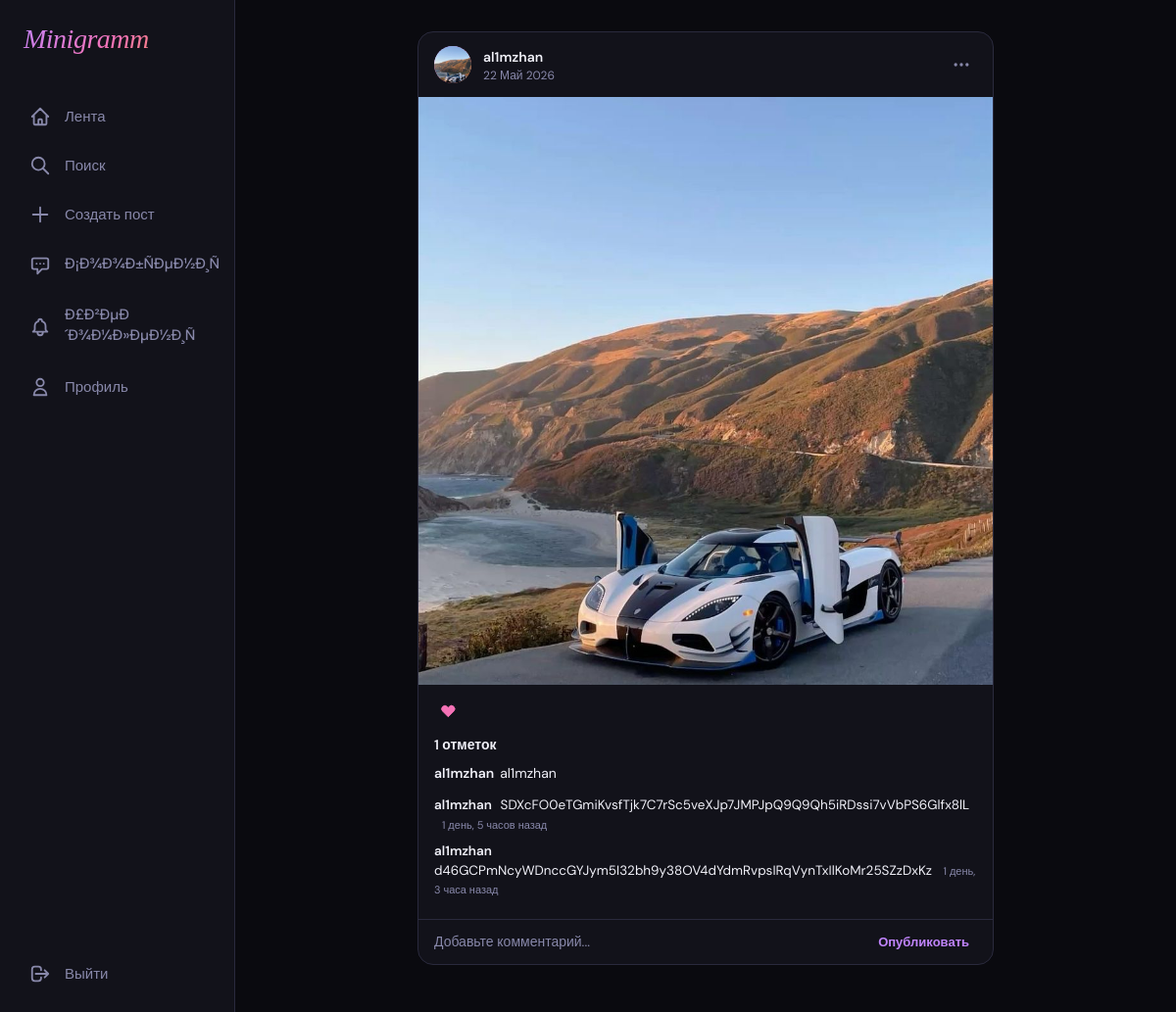
The app's page /post/1/ (signed in) with its own data.
### core/models.py (models this page shows, shortened)
class Post(models.Model):
    author = models.ForeignKey(User, on_delete=models.CASCADE, related_name='posts')
    image = models.ImageField(upload_to='posts/', blank=True, null=True)
    caption = models.TextField(max_length=2000, blank=True)
    created_at = models.DateTimeField(default=timezone.now)
    likes = models.ManyToManyField(User, related_name='liked_posts', blank=True)
    class Meta:
        ordering = ['-created_at']
    def likes_count(self):
        return self.likes.count()

class Profile(models.Model):
    user = models.OneToOneField(User, on_delete=models.CASCADE, related_name='profile')
    bio = models.TextField(max_length=300, blank=True)
    avatar = models.ImageField(upload_to='avatars/', blank=True, null=True)
    followers = models.ManyToManyField(User, related_name='following', blank=True)

class Comment(models.Model):
    post = models.ForeignKey(Post, on_delete=models.CASCADE, related_name='comments')
    author = models.ForeignKey(User, on_delete=models.CASCADE, related_name='comments')
    text = models.TextField(max_length=500)
    created_at = models.DateTimeField(default=timezone.now)
    class Meta:
        ordering = ['created_at']

### core/views.py (the view, shortened to what this page needs)
# urls.py: path('post/<int:pk>/', views.post_detail, name='post_detail'),
@login_required
def post_detail(request, pk):
    post = get_object_or_404(Post, pk=pk)
    comment_form = CommentForm()
    return render(request, 'post_detail.html', {'post': post, 'comment_form': comment_form})

### core/forms.py
class CommentForm(forms.ModelForm):
    class Meta:
        model = Comment
        fields = ['text']
        widgets = {
            'text': forms.TextInput(attrs={'placeholder': 'Добавьте комментарий...'}),
        }

### templates/post_detail.html (shortened to what this page needs)
{% extends 'base.html' %}
{% block content %}
<div class="page">
  <div class="card post">
    <div class="post-header">
      <a href="{% url 'profile' post.author.username %}" class="post-avatar">
        {% if post.author.profile.avatar %}
          <img src="{{ post.author.profile.avatar.url }}" alt="" style="width:100%;height:100%;object-fit:cover;">
        {% else %}{{ post.author.username|first|upper }}{% endif %}
      </a>
      <div class="post-meta">
        <a href="{% url 'profile' post.author.username %}" class="post-username">{{ post.author.username }}</a>
        <div class="post-time">{{ post.created_at|date:"d M Y" }}</div>
      </div>
      {% if post.author == request.user %}
      <div class="dropdown">
        <button class="btn-icon" data-dropdown="#drop-det">
          <svg width="20" height="20" fill="none" viewBox="0 0 24 24" stroke="currentColor">
            <path stroke-linecap="round" stroke-linejoin="round" stroke-width="2" d="M5 12h.01M12 12h.01M19 12h.01M6 12a1 1 0 11-2 0 1 1 0 012 0zm7 0a1 1 0 11-2 0 1 1 0 012 0zm7 0a1 1 0 11-2 0 1 1 0 012 0z"/>
          </svg>
        </button>
      </div>
      {% endif %}
    </div>
    {% if post.image %}
    <img src="{{ post.image.url }}" class="post-image" alt="">
    {% endif %}
    <div class="post-actions">
      <button class="btn-icon like-btn {% if request.user in post.likes.all %}liked{% endif %}" data-post="{{ post.id }}">
        <svg width="22" height="22" fill="{% if request.user in post.likes.all %}currentColor{% else %}none{% endif %}" viewBox="0 0 24 24" stroke="currentColor" class="like-icon">
          {% if request.user in post.likes.all %}
          <path fill-rule="evenodd" d="M3.172 5.172a4 4 0 015.656 0L10 6.343l1.172-1.171a4 4 0 115.656 5.656L10 17.657l-6.828-6.829a4 4 0 010-5.656z" clip-rule="evenodd"/>
          {% else %}
          <path stroke-linecap="round" stroke-linejoin="round" stroke-width="2" d="M4.318 6.318a4.5 4.5 0 000 6.364L12 20.364l7.682-7.682a4.5 4.5 0 00-6.364-6.364L12 7.636l-1.318-1.318a4.5 4.5 0 00-6.364 0z"/>
          {% endif %}
        </svg>
      </button>
    </div>
    {% if post.likes_count %}
    <div class="post-likes">
      <span class="like-count-{{ post.id }}">{{ post.likes_count }} отметок</span>
    </div>
    {% endif %}
    {% if post.caption %}
    <div class="post-caption">
      <strong>{{ post.author.username }}</strong>{{ post.caption }}
    </div>
    {% endif %}
    <div class="post-comments">
      <div class="comments-box-{{ post.id }}">
        {% for comment in post.comments.all %}
        <div class="comment" style="margin-bottom:8px;">
          <strong><a href="{% url 'profile' comment.author.username %}" style="color:var(--text);text-decoration:none;">{{ comment.author.username }}</a></strong>
          {{ comment.text }}
          <span style="font-size:11px;color:var(--text-muted);margin-left:8px;">{{ comment.created_at|timesince }} назад</span>
        </div>
        {% empty %}
        <p class="text-muted" style="font-size:13px;">Нет комментариев. Будьте первым!</p>
        {% endfor %}
      </div>
    </div>
    <form class="comment-form" data-post="{{ post.id }}">
      <input type="text" class="comment-input" placeholder="Добавьте комментарий...">
      <button type="submit" class="comment-submit">Опубликовать</button>
    </form>
  </div>
</div>
{% endblock %}

### templates/base.html (style rules this page uses)
*, *::before, *::after { box-sizing: border-box; margin: 0; padding: 0; }
:root { --bg: #0a0a0f; --surface: #12121a; --surface2: #1a1a26; --border: #2a2a3d; --text: #f0f0f8; --text-muted: #8888aa; --accent: #c084fc; --accent2: #f472b6; --accent-glow: rgba(192, 132, 252, 0.15); --gradient: linear-gradient(135deg, #c084fc, #f472b6, #fb923c); --radius: 16px; --nav-w: 240px; }
html { scroll-behavior: smooth; }
body { font-family: 'DM Sans', sans-serif; background: var(--bg); color: var(--text); min-height: 100vh; display: flex; }
.page { max-width: 620px; margin: 0 auto; padding: 32px 16px; }
.card { background: var(--surface); border: 1px solid var(--border); border-radius: var(--radius); overflow: hidden; transition: border-color 0.2s; }
.post { margin-bottom: 24px; }
.post-header { display: flex; align-items: center; gap: 12px; padding: 14px 16px; }
.post-avatar { width: 38px; height: 38px; border-radius: 50%; object-fit: cover; background: var(--gradient); display: flex; align-items: center; justify-content: center; font-weight: 600; font-size: 14px; color: white; flex-shrink: 0; overflow: hidden; text-decoration: none; }
.post-meta { flex: 1; }
.post-username { font-size: 14px; font-weight: 600; color: var(--text); text-decoration: none; }
.post-time { font-size: 12px; color: var(--text-muted); margin-top: 1px; }
.post-image { width: 100%; display: block; background: var(--surface2); max-height: 600px; object-fit: cover; }
.post-actions { display: flex; align-items: center; gap: 8px; padding: 12px 16px 8px; }
.btn-icon { background: none; border: none; cursor: pointer; color: var(--text-muted); padding: 6px; border-radius: 8px; display: flex; align-items: center; gap: 6px; font-size: 14px; font-family: 'DM Sans', sans-serif; transition: all 0.15s; }
.btn-icon.liked { color: #f472b6; }
.btn-icon svg { width: 20px; height: 20px; }
.post-likes { font-size: 14px; font-weight: 600; padding: 0 16px 6px; }
.post-caption { padding: 4px 16px 12px; font-size: 14px; line-height: 1.5; color: var(--text); }
.post-caption strong { font-weight: 600; color: var(--text); margin-right: 6px; }
.post-comments { padding: 0 16px 12px; }
.comment { font-size: 13.5px; line-height: 1.45; margin-bottom: 5px; color: var(--text); }
.comment strong { font-weight: 600; margin-right: 5px; color: var(--text); }
.comment-form { border-top: 1px solid var(--border); padding: 10px 16px; display: flex; gap: 10px; align-items: center; }
.comment-input { flex: 1; background: none; border: none; outline: none; font-size: 14px; font-family: 'DM Sans', sans-serif; color: var(--text); }
.comment-input::placeholder { color: var(--text-muted); }
.comment-submit { background: none; border: none; cursor: pointer; color: var(--accent); font-size: 13px; font-weight: 600; font-family: 'DM Sans', sans-serif; padding: 4px 8px; border-radius: 6px; transition: opacity 0.2s; }
a { color: var(--accent); }
.dropdown { position: relative; }

### records on screen
Post: author.profile.avatar (picture), author.username "al1mzhan", created_at "22 Май 2026", image (picture), likes_count "1", caption "al1mzhan"
Comment: author.username "al1mzhan", text "SDXcFO0eTGmiKvsfTjk7C7rSc5veXJp7JMPJpQ9Q9Qh5iRDssi7vVbPS6Glfx8lL", created_at "1 день, 5 часов"
Comment: author.username "al1mzhan", text "d46GCPmNcyWDnccGYJym5I32bh9y38OV4dYdmRvpsIRqVynTxIlKoMr25SZzDxKz", created_at "1 день, 3 часа"
